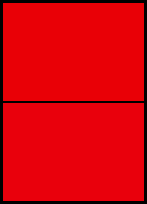
<?xml version="1.0" encoding="UTF-8"?>
<ui version="4.0">
 <class>PaletteGroupView</class>
 <widget class="QWidget" name="PaletteGroupView">
  <property name="geometry">
   <rect>
    <x>0</x>
    <y>0</y>
    <width>147</width>
    <height>204</height>
   </rect>
  </property>
  <property name="sizePolicy">
   <sizepolicy hsizetype="Preferred" vsizetype="Preferred">
    <horstretch>0</horstretch>
    <verstretch>0</verstretch>
   </sizepolicy>
  </property>
  <property name="minimumSize">
   <size>
    <width>8</width>
    <height>16</height>
   </size>
  </property>
  <property name="windowTitle">
   <string>Form</string>
  </property>
  <property name="autoFillBackground">
   <bool>false</bool>
  </property>
  <layout class="QVBoxLayout" name="verticalLayout">
   <property name="spacing">
    <number>1</number>
   </property>
   <property name="leftMargin">
    <number>0</number>
   </property>
   <property name="topMargin">
    <number>0</number>
   </property>
   <property name="rightMargin">
    <number>0</number>
   </property>
   <property name="bottomMargin">
    <number>0</number>
   </property>
   <item>
    <widget class="QFrame" name="frame">
     <property name="frameShape">
      <enum>QFrame::Box</enum>
     </property>
     <property name="frameShadow">
      <enum>QFrame::Plain</enum>
     </property>
     <property name="lineWidth">
      <number>2</number>
     </property>
     <layout class="QVBoxLayout" name="verticalLayout_2">
      <property name="spacing">
       <number>0</number>
      </property>
      <property name="leftMargin">
       <number>0</number>
      </property>
      <property name="topMargin">
       <number>0</number>
      </property>
      <property name="rightMargin">
       <number>0</number>
      </property>
      <property name="bottomMargin">
       <number>0</number>
      </property>
      <item>
       <widget class="ClickableSwatch" name="colorSwatch">
        <property name="sizePolicy">
         <sizepolicy hsizetype="MinimumExpanding" vsizetype="MinimumExpanding">
          <horstretch>1</horstretch>
          <verstretch>1</verstretch>
         </sizepolicy>
        </property>
        <property name="minimumSize">
         <size>
          <width>8</width>
          <height>8</height>
         </size>
        </property>
        <property name="palette">
         <palette>
          <active>
           <colorrole role="Base">
            <brush brushstyle="SolidPattern">
             <color alpha="255">
              <red>252</red>
              <green>0</green>
              <blue>6</blue>
             </color>
            </brush>
           </colorrole>
           <colorrole role="Window">
            <brush brushstyle="SolidPattern">
             <color alpha="255">
              <red>233</red>
              <green>0</green>
              <blue>6</blue>
             </color>
            </brush>
           </colorrole>
          </active>
          <inactive>
           <colorrole role="Base">
            <brush brushstyle="SolidPattern">
             <color alpha="255">
              <red>252</red>
              <green>0</green>
              <blue>6</blue>
             </color>
            </brush>
           </colorrole>
           <colorrole role="Window">
            <brush brushstyle="SolidPattern">
             <color alpha="255">
              <red>233</red>
              <green>0</green>
              <blue>6</blue>
             </color>
            </brush>
           </colorrole>
          </inactive>
          <disabled>
           <colorrole role="Base">
            <brush brushstyle="SolidPattern">
             <color alpha="255">
              <red>233</red>
              <green>0</green>
              <blue>6</blue>
             </color>
            </brush>
           </colorrole>
           <colorrole role="Window">
            <brush brushstyle="SolidPattern">
             <color alpha="255">
              <red>233</red>
              <green>0</green>
              <blue>6</blue>
             </color>
            </brush>
           </colorrole>
          </disabled>
         </palette>
        </property>
        <property name="autoFillBackground">
         <bool>true</bool>
        </property>
        <property name="frameShape">
         <enum>QFrame::Box</enum>
        </property>
        <property name="frameShadow">
         <enum>QFrame::Plain</enum>
        </property>
        <property name="lineWidth">
         <number>1</number>
        </property>
       </widget>
      </item>
      <item>
       <widget class="ClickableSwatch" name="recolorSwatch">
        <property name="sizePolicy">
         <sizepolicy hsizetype="MinimumExpanding" vsizetype="MinimumExpanding">
          <horstretch>1</horstretch>
          <verstretch>1</verstretch>
         </sizepolicy>
        </property>
        <property name="palette">
         <palette>
          <active>
           <colorrole role="WindowText">
            <brush brushstyle="SolidPattern">
             <color alpha="255">
              <red>0</red>
              <green>0</green>
              <blue>0</blue>
             </color>
            </brush>
           </colorrole>
           <colorrole role="Button">
            <brush brushstyle="SolidPattern">
             <color alpha="255">
              <red>233</red>
              <green>0</green>
              <blue>12</blue>
             </color>
            </brush>
           </colorrole>
           <colorrole role="Light">
            <brush brushstyle="SolidPattern">
             <color alpha="255">
              <red>255</red>
              <green>94</green>
              <blue>102</blue>
             </color>
            </brush>
           </colorrole>
           <colorrole role="Midlight">
            <brush brushstyle="SolidPattern">
             <color alpha="255">
              <red>244</red>
              <green>47</green>
              <blue>57</blue>
             </color>
            </brush>
           </colorrole>
           <colorrole role="Dark">
            <brush brushstyle="SolidPattern">
             <color alpha="255">
              <red>116</red>
              <green>0</green>
              <blue>6</blue>
             </color>
            </brush>
           </colorrole>
           <colorrole role="Mid">
            <brush brushstyle="SolidPattern">
             <color alpha="255">
              <red>155</red>
              <green>0</green>
              <blue>8</blue>
             </color>
            </brush>
           </colorrole>
           <colorrole role="Text">
            <brush brushstyle="SolidPattern">
             <color alpha="255">
              <red>0</red>
              <green>0</green>
              <blue>0</blue>
             </color>
            </brush>
           </colorrole>
           <colorrole role="BrightText">
            <brush brushstyle="SolidPattern">
             <color alpha="255">
              <red>255</red>
              <green>255</green>
              <blue>255</blue>
             </color>
            </brush>
           </colorrole>
           <colorrole role="ButtonText">
            <brush brushstyle="SolidPattern">
             <color alpha="255">
              <red>0</red>
              <green>0</green>
              <blue>0</blue>
             </color>
            </brush>
           </colorrole>
           <colorrole role="Base">
            <brush brushstyle="SolidPattern">
             <color alpha="255">
              <red>255</red>
              <green>255</green>
              <blue>255</blue>
             </color>
            </brush>
           </colorrole>
           <colorrole role="Window">
            <brush brushstyle="SolidPattern">
             <color alpha="255">
              <red>233</red>
              <green>0</green>
              <blue>12</blue>
             </color>
            </brush>
           </colorrole>
           <colorrole role="Shadow">
            <brush brushstyle="SolidPattern">
             <color alpha="255">
              <red>0</red>
              <green>0</green>
              <blue>0</blue>
             </color>
            </brush>
           </colorrole>
           <colorrole role="AlternateBase">
            <brush brushstyle="SolidPattern">
             <color alpha="255">
              <red>244</red>
              <green>127</green>
              <blue>133</blue>
             </color>
            </brush>
           </colorrole>
           <colorrole role="ToolTipBase">
            <brush brushstyle="SolidPattern">
             <color alpha="255">
              <red>255</red>
              <green>255</green>
              <blue>220</blue>
             </color>
            </brush>
           </colorrole>
           <colorrole role="ToolTipText">
            <brush brushstyle="SolidPattern">
             <color alpha="255">
              <red>0</red>
              <green>0</green>
              <blue>0</blue>
             </color>
            </brush>
           </colorrole>
           <colorrole role="PlaceholderText">
            <brush brushstyle="SolidPattern">
             <color alpha="128">
              <red>0</red>
              <green>0</green>
              <blue>0</blue>
             </color>
            </brush>
           </colorrole>
          </active>
          <inactive>
           <colorrole role="WindowText">
            <brush brushstyle="SolidPattern">
             <color alpha="255">
              <red>0</red>
              <green>0</green>
              <blue>0</blue>
             </color>
            </brush>
           </colorrole>
           <colorrole role="Button">
            <brush brushstyle="SolidPattern">
             <color alpha="255">
              <red>233</red>
              <green>0</green>
              <blue>12</blue>
             </color>
            </brush>
           </colorrole>
           <colorrole role="Light">
            <brush brushstyle="SolidPattern">
             <color alpha="255">
              <red>255</red>
              <green>94</green>
              <blue>102</blue>
             </color>
            </brush>
           </colorrole>
           <colorrole role="Midlight">
            <brush brushstyle="SolidPattern">
             <color alpha="255">
              <red>244</red>
              <green>47</green>
              <blue>57</blue>
             </color>
            </brush>
           </colorrole>
           <colorrole role="Dark">
            <brush brushstyle="SolidPattern">
             <color alpha="255">
              <red>116</red>
              <green>0</green>
              <blue>6</blue>
             </color>
            </brush>
           </colorrole>
           <colorrole role="Mid">
            <brush brushstyle="SolidPattern">
             <color alpha="255">
              <red>155</red>
              <green>0</green>
              <blue>8</blue>
             </color>
            </brush>
           </colorrole>
           <colorrole role="Text">
            <brush brushstyle="SolidPattern">
             <color alpha="255">
              <red>0</red>
              <green>0</green>
              <blue>0</blue>
             </color>
            </brush>
           </colorrole>
           <colorrole role="BrightText">
            <brush brushstyle="SolidPattern">
             <color alpha="255">
              <red>255</red>
              <green>255</green>
              <blue>255</blue>
             </color>
            </brush>
           </colorrole>
           <colorrole role="ButtonText">
            <brush brushstyle="SolidPattern">
             <color alpha="255">
              <red>0</red>
              <green>0</green>
              <blue>0</blue>
             </color>
            </brush>
           </colorrole>
           <colorrole role="Base">
            <brush brushstyle="SolidPattern">
             <color alpha="255">
              <red>255</red>
              <green>255</green>
              <blue>255</blue>
             </color>
            </brush>
           </colorrole>
           <colorrole role="Window">
            <brush brushstyle="SolidPattern">
             <color alpha="255">
              <red>233</red>
              <green>0</green>
              <blue>12</blue>
             </color>
            </brush>
           </colorrole>
           <colorrole role="Shadow">
            <brush brushstyle="SolidPattern">
             <color alpha="255">
              <red>0</red>
              <green>0</green>
              <blue>0</blue>
             </color>
            </brush>
           </colorrole>
           <colorrole role="AlternateBase">
            <brush brushstyle="SolidPattern">
             <color alpha="255">
              <red>244</red>
              <green>127</green>
              <blue>133</blue>
             </color>
            </brush>
           </colorrole>
           <colorrole role="ToolTipBase">
            <brush brushstyle="SolidPattern">
             <color alpha="255">
              <red>255</red>
              <green>255</green>
              <blue>220</blue>
             </color>
            </brush>
           </colorrole>
           <colorrole role="ToolTipText">
            <brush brushstyle="SolidPattern">
             <color alpha="255">
              <red>0</red>
              <green>0</green>
              <blue>0</blue>
             </color>
            </brush>
           </colorrole>
           <colorrole role="PlaceholderText">
            <brush brushstyle="SolidPattern">
             <color alpha="128">
              <red>0</red>
              <green>0</green>
              <blue>0</blue>
             </color>
            </brush>
           </colorrole>
          </inactive>
          <disabled>
           <colorrole role="WindowText">
            <brush brushstyle="SolidPattern">
             <color alpha="255">
              <red>116</red>
              <green>0</green>
              <blue>6</blue>
             </color>
            </brush>
           </colorrole>
           <colorrole role="Button">
            <brush brushstyle="SolidPattern">
             <color alpha="255">
              <red>233</red>
              <green>0</green>
              <blue>12</blue>
             </color>
            </brush>
           </colorrole>
           <colorrole role="Light">
            <brush brushstyle="SolidPattern">
             <color alpha="255">
              <red>255</red>
              <green>94</green>
              <blue>102</blue>
             </color>
            </brush>
           </colorrole>
           <colorrole role="Midlight">
            <brush brushstyle="SolidPattern">
             <color alpha="255">
              <red>244</red>
              <green>47</green>
              <blue>57</blue>
             </color>
            </brush>
           </colorrole>
           <colorrole role="Dark">
            <brush brushstyle="SolidPattern">
             <color alpha="255">
              <red>116</red>
              <green>0</green>
              <blue>6</blue>
             </color>
            </brush>
           </colorrole>
           <colorrole role="Mid">
            <brush brushstyle="SolidPattern">
             <color alpha="255">
              <red>155</red>
              <green>0</green>
              <blue>8</blue>
             </color>
            </brush>
           </colorrole>
           <colorrole role="Text">
            <brush brushstyle="SolidPattern">
             <color alpha="255">
              <red>116</red>
              <green>0</green>
              <blue>6</blue>
             </color>
            </brush>
           </colorrole>
           <colorrole role="BrightText">
            <brush brushstyle="SolidPattern">
             <color alpha="255">
              <red>255</red>
              <green>255</green>
              <blue>255</blue>
             </color>
            </brush>
           </colorrole>
           <colorrole role="ButtonText">
            <brush brushstyle="SolidPattern">
             <color alpha="255">
              <red>116</red>
              <green>0</green>
              <blue>6</blue>
             </color>
            </brush>
           </colorrole>
           <colorrole role="Base">
            <brush brushstyle="SolidPattern">
             <color alpha="255">
              <red>233</red>
              <green>0</green>
              <blue>12</blue>
             </color>
            </brush>
           </colorrole>
           <colorrole role="Window">
            <brush brushstyle="SolidPattern">
             <color alpha="255">
              <red>233</red>
              <green>0</green>
              <blue>12</blue>
             </color>
            </brush>
           </colorrole>
           <colorrole role="Shadow">
            <brush brushstyle="SolidPattern">
             <color alpha="255">
              <red>0</red>
              <green>0</green>
              <blue>0</blue>
             </color>
            </brush>
           </colorrole>
           <colorrole role="AlternateBase">
            <brush brushstyle="SolidPattern">
             <color alpha="255">
              <red>233</red>
              <green>0</green>
              <blue>12</blue>
             </color>
            </brush>
           </colorrole>
           <colorrole role="ToolTipBase">
            <brush brushstyle="SolidPattern">
             <color alpha="255">
              <red>255</red>
              <green>255</green>
              <blue>220</blue>
             </color>
            </brush>
           </colorrole>
           <colorrole role="ToolTipText">
            <brush brushstyle="SolidPattern">
             <color alpha="255">
              <red>0</red>
              <green>0</green>
              <blue>0</blue>
             </color>
            </brush>
           </colorrole>
           <colorrole role="PlaceholderText">
            <brush brushstyle="SolidPattern">
             <color alpha="128">
              <red>0</red>
              <green>0</green>
              <blue>0</blue>
             </color>
            </brush>
           </colorrole>
          </disabled>
         </palette>
        </property>
        <property name="autoFillBackground">
         <bool>true</bool>
        </property>
        <property name="frameShape">
         <enum>QFrame::Box</enum>
        </property>
        <property name="frameShadow">
         <enum>QFrame::Plain</enum>
        </property>
        <property name="lineWidth">
         <number>1</number>
        </property>
       </widget>
      </item>
     </layout>
    </widget>
   </item>
  </layout>
 </widget>
 <customwidgets>
  <customwidget>
   <class>ClickableSwatch</class>
   <extends>QFrame</extends>
   <header>clickableswatch.h</header>
   <container>1</container>
  </customwidget>
 </customwidgets>
 <resources/>
 <connections/>
</ui>
